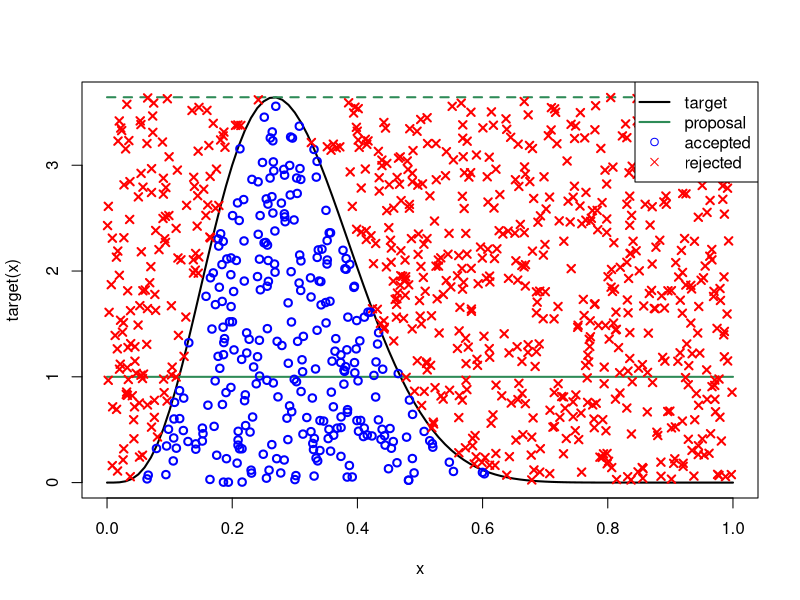

Here is the R script that generated this plot:
## ---- chunk 1
a = 5
b = 12
target = function(x) dbeta(x,a,b)
proposal = dunif
## ---- chunk 2
mode = (a-1)/(a+b-2)
M = target(mode)
1/M
## ---- chunk 3
n = 1000
points = runif(n)
uniforms = runif(n)
accept = uniforms < (target(points)/(M*proposal(points)))
## ---- chunk 4
curve(target, lwd=2)
curve(proposal, add=TRUE, col="seagreen", lwd=2)
curve(M*proposal(x), add=TRUE, col="seagreen", lty=2, lwd=2)
points(points, M*uniforms, pch=ifelse(accept,1,4), col=ifelse(accept,"blue","red"), lwd=2)
legend("topright", c("target","proposal","accepted","rejected"), 
       lwd=c(2,2,NA,NA), col=c("black","seagreen","blue","red"),
       pch=c(NA,NA,1,4), bg="white") 
## ---- chunk 5
sum(accept)/n
